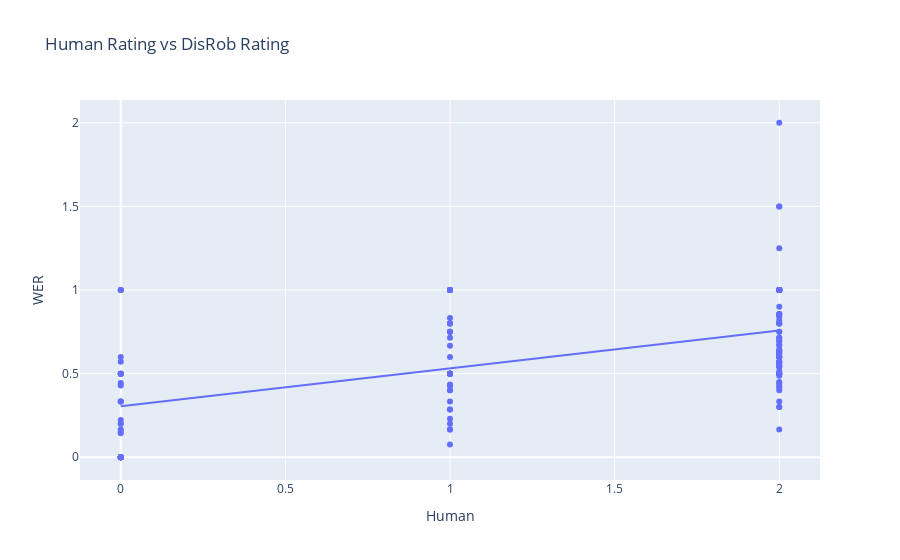

This figure's notebook cell:
### Code cell
fig = px.scatter(
    measures_df, x="Human", y="WER", 
    trendline="ols",
    labels={'x':'Human Rating', 'y':'DisRob Rating'},
    title='Human Rating vs DisRob Rating',
    hover_name=measures_df['pairs']
)
fig.show()

### Figure 1 — Plotly figure (JSON) as saved in the notebook; plotly's stock layout.template omitted (floating-point values rounded to 4 significant figures; data arrays with more than 128 entries replaced by an {"elided": "..."} marker saying what was removed)
{"data": [{"hovertemplate": "<b>%{hovertext}</b><br><br>Human=%{x}<br>WER=%{y}<extra></extra>", "hovertext": {"elided": "150x2 str values"}, "legendgroup": "", "marker": {"color": "#636efa", "symbol": "circle"}, "mode": "markers", "name": "", "orientation": "v", "showlegend": false, "type": "scatter", "x": {"elided": "150 int values"}, "xaxis": "x", "y": {"elided": "150 float values"}, "yaxis": "y"}, {"hovertemplate": "<b>OLS trendline</b><br>WER = 0.226674 * Human + 0.304501<br>R<sup>2</sup>=0.286196<br><br>Human=%{x}<br>WER=%{y} <b>(trend)</b><extra></extra>", "legendgroup": "", "marker": {"color": "#636efa", "symbol": "circle"}, "mode": "lines", "name": "", "showlegend": false, "type": "scatter", "x": {"elided": "150 int values"}, "xaxis": "x", "y": {"elided": "150 float values"}, "yaxis": "y"}], "layout": {"legend": {"tracegroupgap": 0}, "title": {"text": "Human Rating vs DisRob Rating"}, "xaxis": {"anchor": "y", "domain": [0, 1], "title": {"text": "Human"}}, "yaxis": {"anchor": "x", "domain": [0, 1], "title": {"text": "WER"}}}}
